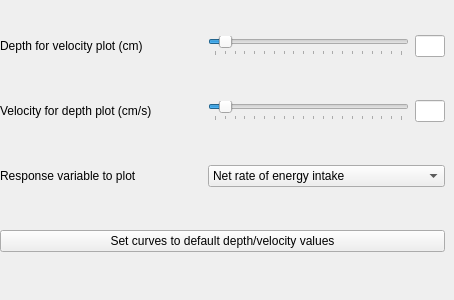
             <widget class="QWidget" name="page_2">
              <widget class="QWidget" name="gridLayoutWidget_3">
               <property name="geometry">
                <rect>
                 <x>0</x>
                 <y>-2</y>
                 <width>445</width>
                 <height>291</height>
                </rect>
               </property>
               <layout class="QGridLayout" name="gridLayout_5">
                <item row="0" column="0">
                 <widget class="QLabel" name="label_21">
                  <property name="sizePolicy">
                   <sizepolicy hsizetype="Preferred" vsizetype="Preferred">
                    <horstretch>5</horstretch>
                    <verstretch>0</verstretch>
                   </sizepolicy>
                  </property>
                  <property name="text">
                   <string>Depth for velocity plot (cm)</string>
                  </property>
                 </widget>
                </item>
                <item row="3" column="0" colspan="3">
                 <widget class="QPushButton" name="btnShowDefaultCurves">
                  <property name="toolTip">
                   <string>&lt;html&gt;&lt;head/&gt;&lt;body&gt;&lt;p&gt;The default depth for the velocity plot is the largest depth available, so the velocity plot shows the velocity relationship when depth is not an issue or is minimally an issue.&lt;/p&gt;&lt;p&gt;&lt;br/&gt;&lt;/p&gt;&lt;p&gt;The default velocity for the depth plot is the velocity at which habitat suitability was maximized in the depth plot.&lt;/p&gt;&lt;/body&gt;&lt;/html&gt;</string>
                  </property>
                  <property name="text">
                   <string>Set curves to default depth/velocity values</string>
                  </property>
                 </widget>
                </item>
                <item row="0" column="1">
                 <widget class="QSlider" name="hsDepthForVelocityPlot">
                  <property name="sizePolicy">
                   <sizepolicy hsizetype="MinimumExpanding" vsizetype="Fixed">
                    <horstretch>5</horstretch>
                    <verstretch>0</verstretch>
                   </sizepolicy>
                  </property>
                  <property name="minimumSize">
                   <size>
                    <width>160</width>
                    <height>0</height>
                   </size>
                  </property>
                  <property name="focusPolicy">
                   <enum>Qt::ClickFocus</enum>
                  </property>
                  <property name="minimum">
                   <number>1</number>
                  </property>
                  <property name="maximum">
                   <number>20</number>
                  </property>
                  <property name="value">
                   <number>2</number>
                  </property>
                  <property name="orientation">
                   <enum>Qt::Horizontal</enum>
                  </property>
                  <property name="invertedAppearance">
                   <bool>false</bool>
                  </property>
                  <property name="tickPosition">
                   <enum>QSlider::TicksBelow</enum>
                  </property>
                  <property name="tickInterval">
                   <number>1</number>
                  </property>
                 </widget>
                </item>
                <item row="1" column="2">
                 <widget class="QLineEdit" name="leVelocityForDepthPlot">
                  <property name="sizePolicy">
                   <sizepolicy hsizetype="Fixed" vsizetype="Fixed">
                    <horstretch>1</horstretch>
                    <verstretch>0</verstretch>
                   </sizepolicy>
                  </property>
                  <property name="maximumSize">
                   <size>
                    <width>30</width>
                    <height>16777215</height>
                   </size>
                  </property>
                  <property name="readOnly">
                   <bool>true</bool>
                  </property>
                 </widget>
                </item>
                <item row="0" column="2">
                 <widget class="QLineEdit" name="leDepthForVelocityPlot">
                  <property name="sizePolicy">
                   <sizepolicy hsizetype="Fixed" vsizetype="Fixed">
                    <horstretch>1</horstretch>
                    <verstretch>0</verstretch>
                   </sizepolicy>
                  </property>
                  <property name="maximumSize">
                   <size>
                    <width>30</width>
                    <height>16777215</height>
                   </size>
                  </property>
                  <property name="readOnly">
                   <bool>true</bool>
                  </property>
                 </widget>
                </item>
                <item row="1" column="0">
                 <widget class="QLabel" name="label_22">
                  <property name="sizePolicy">
                   <sizepolicy hsizetype="Preferred" vsizetype="Preferred">
                    <horstretch>5</horstretch>
                    <verstretch>0</verstretch>
                   </sizepolicy>
                  </property>
                  <property name="text">
                   <string>Velocity for depth plot (cm/s)</string>
                  </property>
                 </widget>
                </item>
                <item row="1" column="1">
                 <widget class="QSlider" name="hsVelocityForDepthPlot">
                  <property name="sizePolicy">
                   <sizepolicy hsizetype="MinimumExpanding" vsizetype="Fixed">
                    <horstretch>1</horstretch>
                    <verstretch>0</verstretch>
                   </sizepolicy>
                  </property>
                  <property name="minimumSize">
                   <size>
                    <width>160</width>
                    <height>0</height>
                   </size>
                  </property>
                  <property name="focusPolicy">
                   <enum>Qt::ClickFocus</enum>
                  </property>
                  <property name="minimum">
                   <number>1</number>
                  </property>
                  <property name="maximum">
                   <number>20</number>
                  </property>
                  <property name="value">
                   <number>2</number>
                  </property>
                  <property name="orientation">
                   <enum>Qt::Horizontal</enum>
                  </property>
                  <property name="tickPosition">
                   <enum>QSlider::TicksBelow</enum>
                  </property>
                  <property name="tickInterval">
                   <number>1</number>
                  </property>
                 </widget>
                </item>
                <item row="2" column="0">
                 <widget class="QLabel" name="label_47">
                  <property name="text">
                   <string>Response variable to plot</string>
                  </property>
                 </widget>
                </item>
                <item row="2" column="1" colspan="2">
                 <widget class="QComboBox" name="cbResponseVariableToPlot">
                  <item>
                   <property name="text">
                    <string extracomment="netRateOfEnergyIntake">Net rate of energy intake</string>
                   </property>
                  </item>
                  <item>
                   <property name="text">
                    <string extracomment="standardizedSuitability">Standardized habitat suitability</string>
                   </property>
                  </item>
                  <item>
                   <property name="text">
                    <string extracomment="grossRateOfEnergyIntake">Gross rate of energy intake</string>
                   </property>
                  </item>
                  <item>
                   <property name="text">
                    <string>Energy cost of maneuvering</string>
                   </property>
                  </item>
                  <item>
                   <property name="text">
                    <string>Energy cost of focal swimming</string>
                   </property>
                  </item>
                  <item>
                   <property name="text">
                    <string>Total energy costs</string>
                   </property>
                  </item>
                  <item>
                   <property name="text">
                    <string>Mean reaction distance</string>
                   </property>
                  </item>
                  <item>
                   <property name="text">
                    <string>Prey capture success proportion</string>
                   </property>
                  </item>
                  <item>
                   <property name="text">
                    <string>Proportion of time handling prey</string>
                   </property>
                  </item>
                  <item>
                   <property name="text">
                    <string>Prey ingestion rate</string>
                   </property>
                  </item>
                  <item>
                   <property name="text">
                    <string>Prey encounter rate</string>
                   </property>
                  </item>
                  <item>
                   <property name="text">
                    <string>Mean prey energy value</string>
                   </property>
                  </item>
                  <item>
                   <property name="text">
                    <string>Number of prey types in diet</string>
                   </property>
                  </item>
                  <item>
                   <property name="text">
                    <string>Proportion of energy assimilated</string>
                   </property>
                  </item>
                 </widget>
                </item>
               </layout>
              </widget>
             </widget>
